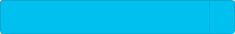
<?xml version="1.0" encoding="UTF-8"?>
<ui version="4.0">
 <class>ComboBoxClass</class>
 <widget class="QWidget" name="ComboBoxClass">
  <property name="geometry">
   <rect>
    <x>0</x>
    <y>0</y>
    <width>235</width>
    <height>34</height>
   </rect>
  </property>
  <property name="windowTitle">
   <string>Form</string>
  </property>
  <property name="styleSheet">
   <string notr="true"/>
  </property>
  <layout class="QHBoxLayout" name="horizontalLayout">
   <property name="spacing">
    <number>0</number>
   </property>
   <property name="leftMargin">
    <number>0</number>
   </property>
   <property name="topMargin">
    <number>0</number>
   </property>
   <property name="rightMargin">
    <number>0</number>
   </property>
   <property name="bottomMargin">
    <number>0</number>
   </property>
   <item>
    <widget class="QComboBox" name="__combobox">
     <property name="focusPolicy">
      <enum>Qt::WheelFocus</enum>
     </property>
     <property name="styleSheet">
      <string notr="true">QComboBox {
	min-height: 32px;
	max-height: 32px;
    border: 1px solid #00acd6;
    border-radius: 3px;
    padding: 0px 12px 0px 12px;
    background: #00c0ef;
	color: #ffffff;
}

QComboBox::drop-down {
    subcontrol-origin: padding;
    subcontrol-position: top right;
    width: 24px;

    border-left-width: 1px;
    border-color: #00acd6;
    border-left-style: solid; 
    border-top-right-radius: 3px;
    border-bottom-right-radius: 3px;

	background: #00c0ef;
}

QComboBox:on {
	border-color: #1b6d85;
}

QComboBox::drop-down:on {
  	background: #269abc;
	border-color: #1b6d85;
}

QComboBox::down-arrow {
	image: url(:/icon/downarrow);
}

QComboBox QAbstractItemView {
    border: 1px solid #eeeeee;
	background: #ffffff;
	border-radius: 3px;
	padding: 12px 0px 12px 0px;
	outline: 0;
}

/*
* 仅运行时有效
*/
QComboBox QListView::item{
	min-height: 26px;
	max-height: 26px;
	color: #777777;
	border: 0px;
	padding: 0px 12px 0px 18px;
}

/*
* 仅运行时有效
*/
QComboBox QListView::item:selected {
	color: #333333;
	background: #e1e3e9;
}

</string>
     </property>
    </widget>
   </item>
  </layout>
 </widget>
 <resources/>
 <connections/>
</ui>
